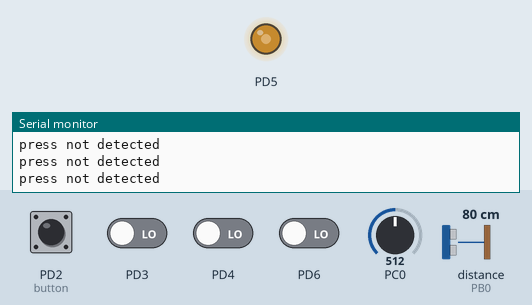
Bench run of a program on a simulated ATmega328P, built with avr-gcc and emulated at 16 MHz. On the bench: output pins drawn as LEDs (lit = HIGH), the last lines printed to the serial monitor. Wiring (inferred from the names in the program): ultrasonic range finder: trigger PD7; echo PB0. Inputs (shaded band) come from the test bench; at power-on: PD2 (button) HIGH, PD3, PD4, PD6 LOW, PC0 = 512, distance to the obstacle (sensor on PB0) 80 cm. The echo pulse lasts 58.3 µs per cm; pins used as bus, display or sensor lines are not drawn.

Above: at 1.2 s.
1.3 s: PC0 set to 306
At 1.9 s:
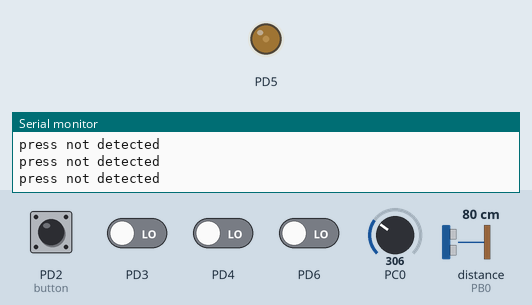
2.9 s: distance to the obstacle (sensor on PB0) set to 74 cm
8.0 s: distance to the obstacle (sensor on PB0) set to 65 cm
At 9.8 s:
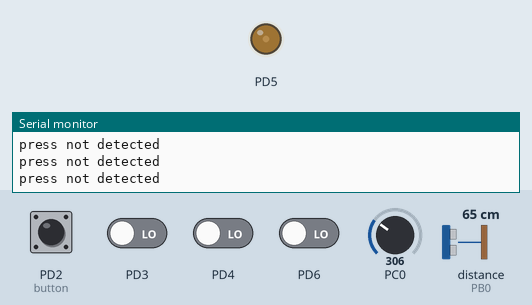
13.1 s: PD2 (button) pulled LOW for 1 s
At 13.32 s:
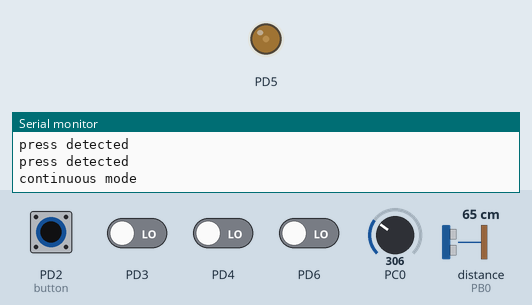
15.6 s: PD2 (button) pulled LOW for 0.15 s
At 17.1 s:
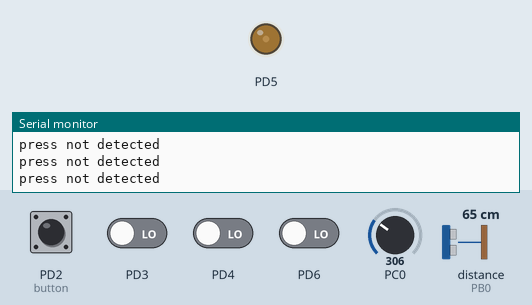
20.8 s: PC0 set to 911
At 22.1 s:
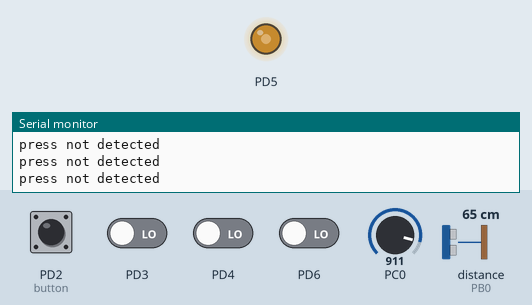
Timing chart, 0 to 23.8 s (numbered marks = the images above; inputs shaded):
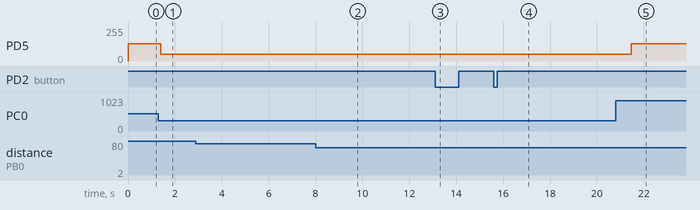

The program:

main.c
```c
/*
 * partf.c
 *
 * Created: 25-Oct-21 3:43:36 AM
 *  Author: varun
 */

/*
 * parte1.c
 *
 * Created: 25-Oct-21 2:35:12 AM
 *  Author: varun
 */


#include <stdio.h>
#include <stdlib.h>
#include <string.h>
#include <avr/io.h>

#define F_CPU 16000000
#include <util/delay.h>
#include <stdbool.h>
#include <avr/interrupt.h>
#include "parta.h"

char String[30];
#define BAUD_RATE 9600
#define BAUD_PRESCALER (((F_CPU / (BAUD_RATE * 16UL))) - 1)
#include <avr/sfr_defs.h>
#define HIGH 1
#define LOW 0

volatile int high_time=70;
volatile unsigned long overflowCount=0;
volatile unsigned long startTime=0;
volatile unsigned long stopTime=0;
volatile unsigned long period=0;
void Initialize();
bool flag=false;
int pinf=0;

bool debounce()
{
	if (~(PIND & (1<<PIND2)))
	{
		_delay_ms(30);
		if (~(PIND & (1<<PIND2)))
		{
			return 1;
		}
	}
	return 0;
}


int main(void)
{
	Initialize();
	int d=0;
	int ocb=0;
	unsigned int ad;
	int cm=0;
	int ocr=0;
	int c=0;
	//bool buttonState=HIGH;
	//bool bflag=LOW;
	int l=0;
	while(1)
	{
		if((l==2 && (c%2==0)) || (l!=2 && c==60))
		{//60ms have passed. Send Trigger pulse.
			PORTD|=(1<<PORTD7);
			_delay_us(10);
			PORTD&=~(1<<PORTD7);
			c=0;
			l=0;
		}
		_delay_ms(1);
		c++;
		ad=ADCW;
		//sprintf(String,"%d\n\r",ad);
		//UART_putstring(String);
		if (ad>=4&&ad<=100)
		{
			d=5;
		}
		else if(ad>100&&ad<201)
		{
			d=10;
		}
		else if(ad>200&&ad<301)
		{
			d=15;
		}
		else if(ad>300&&ad<401)
		{
			d=20;
		}
		else if(ad>400&&ad<501)
		{
			d=25;
		}
		else if(ad>500&&ad<601)
		{
			d=30;
		}
		else if(ad>600&&ad<701)
		{
			d=35;
		}
		else if(ad>700&&ad<801)
		{
			d=40;
		}
		else if(ad>800&&ad<901)
		{
			d=45;
		}
		else if(ad>900&&ad<=1024)
		{
			d=50;
		}

		if((PIND & (1<<PIND2)))
		{

			//flag=~flag;
			flag=false;
			UART_putstring("press not detected\n\r");

		}
		else{
			if (debounce())
			{
				UART_putstring("press detected\n\r");
				l=2;
				flag=true;
			}
		}
		if(period!=0 && flag==true)//continuous mode;
		{
			period=period*4/58;
			cm=(int)period;
			ocr=(int)cm*0.62+56;
			OCR0A=ocr;
			ocb=d*ocr/100;
			OCR0B=ocb;
			//TIFR0|=(1<<OCF0A);
			//sprintf(String,"%d cm\n\r", ocr);
			UART_putstring("continuous mode\n\r");
			period=0;
		}
		if(period!=0 && flag==false)//discrete mode
		{
			period=period*4/58;
			cm=(int)period;
			period=0;
			sprintf(String,"%d cm\n",cm);
			UART_putstring(String);
			if (cm>0 && cm<15)
			{
				ocr=59;
			}
			else if (cm>=15 && cm<25)
			{
				ocr=62;
			}
			else if (cm>=25 && cm<35)
			{
				ocr=70;
			}
			else if (cm>=35 && cm<45)
			{
				ocr=79;
			}
			else if (cm>=45 && cm<55)
			{
				ocr=88;
			}
			else if (cm>=55 && cm<70)
			{
				ocr=94;
			}
			else if (cm>=70 && cm<85)
			{
				ocr=105;
			}
			else if (cm>85)
			{
				ocr=118;
			}
			OCR0A=ocr;
			ocb=d*ocr/100;
			OCR0B=ocb;
			//sprintf(String,"%d cm\n\r", ocr);
			sprintf(String,"%d ocr value\n\r",ocr);
			UART_putstring(String);
			UART_putstring("Discrete mode\n\r");

		}

	}
}

void Initialize()
{
	UART_init(BAUD_PRESCALER);

	//button setup
	DDRD &= ~(1<<DDD2);//input button Digital pin 2
	//PCICR|=(1<<PCIE2);
	//PCMSK2|=(1<<PCINT18);

	PORTD|=(1<<PORTD2);//input pullup

	//ADC setup
	//clear power reduction for ADC
	PRR&=~(1<<PRADC);
	//select Vref=AVcc
	ADMUX|=(1<<REFS0);
	ADMUX&=~(1<<REFS1);
	//set ADC clk to 128; i.e., 125K
	ADCSRA|=(1<<ADPS0);
	ADCSRA|=(1<<ADPS1);
	ADCSRA|=(1<<ADPS2);
	//set channel 0
	ADMUX&=~(1<<MUX0);
	ADMUX&=~(1<<MUX1);
	ADMUX&=~(1<<MUX2);
	ADMUX&=~(1<<MUX3);
	//set to free running
	ADCSRA|=(1<<ADATE);
	ADCSRB&=~(1<<ADTS0);
	ADCSRB&=~(1<<ADTS1);
	ADCSRB&=~(1<<ADTS2);
	//disable digital input
	DIDR0|=(1<<ADC0D);
	//enable adc
	ADCSRA|=(1<<ADEN);
	//start conv
	ADCSRA|=(1<<ADSC);

	//Disable global interrupts
	cli();


	//timer1 setup for Ultrasonic sensor
	//input output setup
	DDRB &=~(1<<DDB0);//INPUT echo pin PB0 or 8

	DDRD|=(1<<DDD7);//OUTPUT trig pin PD7 or 7

	//prescale by 64
	TCCR1B|=(1<<CS10);
	TCCR1B|=(1<<CS11);
	TCCR1B&=~(1<<CS12);

	//Set Timer 1 to normal
	TCCR1A&=~(1<<WGM10);
	TCCR1A&=~(1<<WGM11);
	TCCR1B&=~(1<<WGM12);
	TCCR1B&=~(1<<WGM13);

	//for rising edge of echo pin
	TCCR1B |=(1<<ICES1);

	//clear interrupt flag
	TIFR1|=(1<<ICF1);

	//enable overflow interrupt
	TIMSK1 |= (1<<TOIE1);

	//enable input capture interrupt
	TIMSK1 |= (1<<ICIE1);


	//timer0 setup for buzzer pwm
	//input output setup
	DDRD |=(1<<DDD5);//OUTPUT PD5(OC0A)
	//PORTD&=~(1<<PORTD5);//PD5 LOW

	//Set Timer 0 to Phase correct PWM
	TCCR0A|=(1<<WGM00);
	TCCR0A&=~(1<<WGM01);
	TCCR0B|=(1<<WGM02);

	//prescale by 64

	TCCR0B|=(1<<CS00);
	TCCR0B|=(1<<CS01);
	TCCR0B&=~(1<<CS02);

	TCCR0A|=(1<<COM0B1);//Toggle OC0B on compare match
	TCCR0A&=~(1<<COM0B0);

	//clear COMPB interrupt flag
	TIFR0|=(1<<OCF0B);

	OCR0A=high_time;
	OCR0B=0.5*OCR0A;

	sei(); //Enable global interrupts
}


ISR(TIMER1_CAPT_vect)
{
	unsigned int timer1CounterValue;
	unsigned long overflowCopy = overflowCount;
	timer1CounterValue = ICR1;
	if (bit_is_set(TCCR1B,ICES1))
	{ 	// run this if ICES1 is clear, ISR was triggered by rising edge
		startTime = (overflowCopy << 16) + timer1CounterValue;
		TIFR1|=(1<<ICF1);
		TCCR1B&=~(1<<ICES1);			//set the ICES bit, so next INT is on falling edge
		//sprintf(String,"rising\n\r");
		//UART_putstring(String);
	}
	else if(bit_is_clear(TCCR1B,ICES1))
	{
		stopTime = (overflowCopy << 16) + timer1CounterValue;
		TIFR1|=(1<<ICF1);
		TCCR1B |= (1<<ICES1);//set for rising edge
		period=stopTime-startTime;
	}
}


ISR(TIMER1_OVF_vect)
{
	overflowCount++;
}

/*
ISR(PCINT1_vect)
{
	pinf++;
	flag=~flag;
	sprintf(String,"%d\n\r", pinf);
	UART_putstring(String);

	if (pinf%2==0)
	{
		//change mode
		UART_putstring("button pressed");
		flag=~flag;
	}

}
*/
```

parta.c
```c
#include "parta.h"
#include <avr/io.h>

void UART_init(int BAUD_PRESCALER)
{
  UBRR0H = (unsigned char)(BAUD_PRESCALER>>8);
  UBRR0L = (unsigned char)BAUD_PRESCALER;

  UCSR0B = (1<<RXEN0)|(1<<TXEN0);
  // 2 stop bits, 8 data bits
  UCSR0C = (1<<UCSZ01) | (1<<UCSZ00); //8 data bits
  UCSR0C |= (1<<USBS0); //2 stop bits
}

void UART_send(unsigned char data)
{
  while(!(UCSR0A & (1<<UDRE0)));//while transmit buffer not empty-wait
  UDR0 = data;// Put data into buffer and send it
}

void UART_putstring(char* StrPtr)
{
  while(*StrPtr != 0x00)
  {
    UART_send(*StrPtr);
	StrPtr++;
  }
}
```

parta.h
```c
#ifndef PARTA_H
#define PARTA_H

void UART_init(int prescale);

void UART_send( unsigned char data);

void UART_putstring(char* StringPtr);

#endif 
```

Measured:
- after the input at 1.3 s, PD5: 128/255 → 51/255 after 0.10 s
- after the input at 8.0 s, PD5: 51/255 → 49/255 after 0.47 s
- after the input at 13.1 s, PD5: 49/255 → 50/255 after 0.10 s, → 51/255 0.23 s later, → 50/255 0.34 s later, → 49/255 0.41 s later
- after the input at 15.6 s, PD5: 49/255 → 50/255 after 0.12 s, → 49/255 0.10 s later
- after the input at 20.8 s, PD5: 49/255 → 128/255 after 0.67 s
